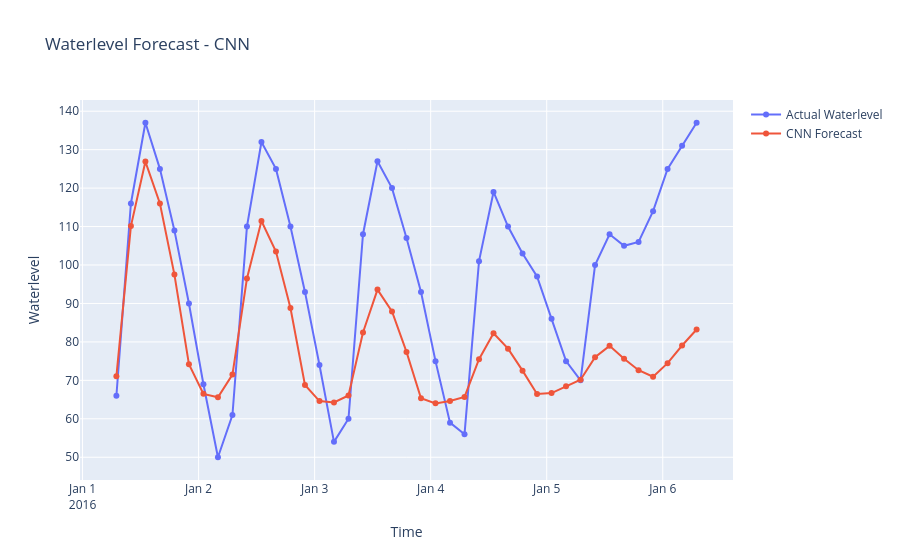

The cell this chart's notebook holds for it:
### Code cell
fig = go.Figure()

# Actual water levels
fig.add_trace(go.Scatter(x=test.index, y=y_test_actual.flatten(),
                         mode='lines+markers',
                         name='Actual Waterlevel',
                         hovertemplate='Date: %{x}<br>Waterlevel: %{y}<extra></extra>'))

# CNN forecasted water levels
fig.add_trace(go.Scatter(x=test.index, y=cnn_forecast.flatten(),
                         mode='lines+markers',
                         name='CNN Forecast',
                         hovertemplate='Date: %{x}<br>Waterlevel: %{y}<extra></extra>'))

# Update layout
fig.update_layout(title='Waterlevel Forecast - CNN',
                  xaxis_title='Time',
                  yaxis_title='Waterlevel',
                  hovermode='x unified')
fig.show()

### Figure 1 — Plotly figure (JSON) as saved in the notebook; plotly's stock layout.template omitted (floating-point values rounded to 4 significant figures; data arrays with more than 128 entries replaced by an {"elided": "..."} marker saying what was removed)
{"data": [{"hovertemplate": "Date: %{x}<br>Waterlevel: %{y}<extra></extra>", "mode": "lines+markers", "name": "Actual Waterlevel", "type": "scatter", "x": {"elided": "5846 str values"}, "y": [66, 116.0, 137, 125, 109, 90, 69, 50.0, 61.0, 110, 132, 125, 110, 93, 74, 54.0, 60.0, 108.0, 127, 120, 107, 93, 75, 59.0, 56, 101, 119, 110, 103, 97, 86, 75, 70, 100.0, 108.0, 105, 106, 114, 125, 131, 137]}, {"hovertemplate": "Date: %{x}<br>Waterlevel: %{y}<extra></extra>", "mode": "lines+markers", "name": "CNN Forecast", "type": "scatter", "x": {"elided": "5846 str values"}, "y": [71.1, 110.1, 126.9, 116.0, 97.51, 74.19, 66.49, 65.61, 71.49, 96.5, 111.4, 103.5, 88.81, 68.8, 64.61, 64.25, 66.07, 82.47, 93.61, 87.9, 77.4, 65.34, 64.01, 64.64, 65.68, 75.5, 82.24, 78.25, 72.52, 66.47, 66.68, 68.48, 70.15, 76.03, 78.98, 75.63, 72.64, 70.95, 74.47, 79.06, 83.22]}], "layout": {"hovermode": "x unified", "title": {"text": "Waterlevel Forecast - CNN"}, "xaxis": {"title": {"text": "Time"}}, "yaxis": {"title": {"text": "Waterlevel"}}}}
